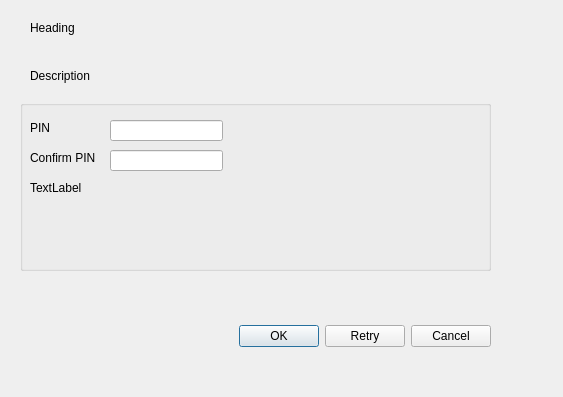
<?xml version="1.0" encoding="UTF-8"?>
<ui version="4.0">
 <class>WebAuthDialog</class>
 <widget class="QDialog" name="WebAuthDialog">
  <property name="geometry">
   <rect>
    <x>0</x>
    <y>0</y>
    <width>563</width>
    <height>397</height>
   </rect>
  </property>
  <property name="windowTitle">
   <string>Dialog</string>
  </property>
  <widget class="QDialogButtonBox" name="buttonBox">
   <property name="geometry">
    <rect>
     <x>20</x>
     <y>320</y>
     <width>471</width>
     <height>32</height>
    </rect>
   </property>
   <property name="orientation">
    <enum>Qt::Horizontal</enum>
   </property>
   <property name="standardButtons">
    <set>QDialogButtonBox::Cancel|QDialogButtonBox::Ok|QDialogButtonBox::Retry</set>
   </property>
  </widget>
  <widget class="QLabel" name="m_headingLabel">
   <property name="geometry">
    <rect>
     <x>30</x>
     <y>20</y>
     <width>321</width>
     <height>16</height>
    </rect>
   </property>
   <property name="text">
    <string>Heading</string>
   </property>
   <property name="wordWrap">
    <bool>false</bool>
   </property>
  </widget>
  <widget class="QLabel" name="m_description">
   <property name="geometry">
    <rect>
     <x>30</x>
     <y>60</y>
     <width>491</width>
     <height>31</height>
    </rect>
   </property>
   <property name="text">
    <string>Description</string>
   </property>
   <property name="wordWrap">
    <bool>false</bool>
   </property>
  </widget>
  <widget class="QWidget" name="layoutWidget">
   <property name="geometry">
    <rect>
     <x>20</x>
     <y>100</y>
     <width>471</width>
     <height>171</height>
    </rect>
   </property>
   <layout class="QVBoxLayout" name="m_mainVerticalLayout">
    <property name="sizeConstraint">
     <enum>QLayout::SetDefaultConstraint</enum>
    </property>
    <item>
     <widget class="QGroupBox" name="m_pinGroupBox">
      <property name="title">
       <string/>
      </property>
      <property name="flat">
       <bool>true</bool>
      </property>
      <widget class="QLabel" name="m_pinLabel">
       <property name="geometry">
        <rect>
         <x>10</x>
         <y>20</y>
         <width>58</width>
         <height>16</height>
        </rect>
       </property>
       <property name="text">
        <string>PIN</string>
       </property>
      </widget>
      <widget class="QLineEdit" name="m_pinLineEdit">
       <property name="geometry">
        <rect>
         <x>90</x>
         <y>20</y>
         <width>113</width>
         <height>21</height>
        </rect>
       </property>
      </widget>
      <widget class="QLabel" name="m_confirmPinLabel">
       <property name="geometry">
        <rect>
         <x>10</x>
         <y>50</y>
         <width>81</width>
         <height>16</height>
        </rect>
       </property>
       <property name="text">
        <string>Confirm PIN</string>
       </property>
      </widget>
      <widget class="QLineEdit" name="m_confirmPinLineEdit">
       <property name="geometry">
        <rect>
         <x>90</x>
         <y>50</y>
         <width>113</width>
         <height>21</height>
        </rect>
       </property>
      </widget>
      <widget class="QLabel" name="m_pinEntryErrorLabel">
       <property name="geometry">
        <rect>
         <x>10</x>
         <y>80</y>
         <width>441</width>
         <height>16</height>
        </rect>
       </property>
       <property name="text">
        <string>TextLabel</string>
       </property>
      </widget>
     </widget>
    </item>
   </layout>
  </widget>
 </widget>
 <resources/>
 <connections/>
</ui>
